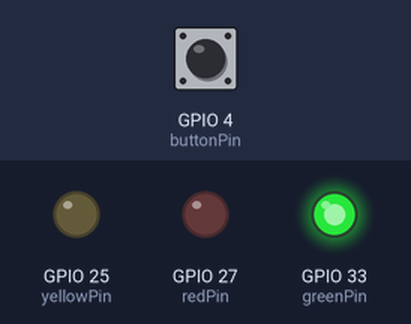
Bench run of a program on a simulated ESP32. Shown: output pins drawn as LEDs (lit = HIGH). The test bench sets the inputs (shaded band); at power-on: GPIO 4 (buttonPin) HIGH.

Above: at 15.0 s.
At 32.0 s:
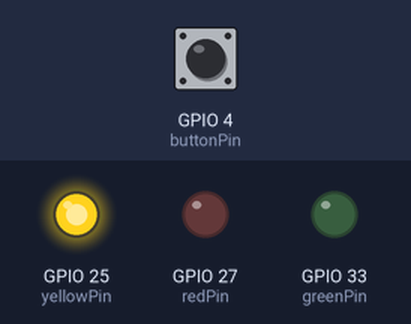
At 47.0 s:
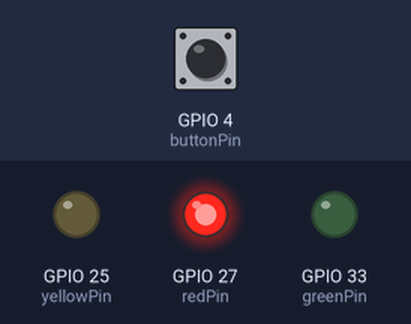
Timing chart, 0 to 78.0 s (numbered marks = the images above):
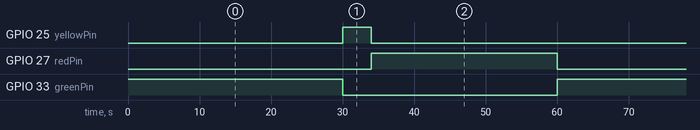

The program:

main.cpp
```cpp
#include <Arduino.h>
#include <TrafficLight.h>

//LED's settings
int redPin = 27;
int yellowPin = 25;
int greenPin = 33;

int pwmRedChannel = 0;
int pwmYellowChannel = 1;
int pwmGreenChannel = 2;

int defaultFreq = 5000;
int defaultBits = 10;
int activeDuty = 1023;
int inactiveDuty = 0;

unsigned long greenLightTime = 30000;
unsigned long minGreenLightTime = 15000;
unsigned long yellowLightTime = 4000;
unsigned long redLightTime = 26000;

TrafficLight currentTrafficLight = TrafficLight::GREEN;

unsigned long millisSinceLastLight = 0;
unsigned long lastLightInstant = 0;

//Button settings
int buttonPin = 4;

int previousButtonState = HIGH;
bool hasAcceptedClickBefore = false;

unsigned long buttonCooldown = 10000;
unsigned long millisSinceLastClick = 0;
unsigned long lastClickInstant = 0;

bool hasPedestrianRequestedPassage = false;

void manageTrafficLight();
void activateTrafficLight();
void handlePedestrianButton();

void setup() {
  ledcSetup(pwmRedChannel, defaultFreq, defaultBits);
  ledcAttachPin(redPin, pwmRedChannel);

  ledcSetup(pwmYellowChannel, defaultFreq, defaultBits);
  ledcAttachPin(yellowPin, pwmYellowChannel);

  ledcSetup(pwmGreenChannel, defaultFreq, defaultBits);
  ledcAttachPin(greenPin, pwmGreenChannel);

  pinMode(buttonPin, INPUT_PULLUP);

  activateTrafficLight();
}

void loop() {
  manageTrafficLight();
  handlePedestrianButton();
}

void handlePedestrianButton() {
  int buttonState = digitalRead(buttonPin);
  unsigned long currentMillis = millis();
  millisSinceLastClick = currentMillis - lastClickInstant;

  bool hasButtonJustBeenPressed = previousButtonState == HIGH && buttonState == LOW;

  bool clickCooldownFinished = !hasAcceptedClickBefore || millisSinceLastClick >= buttonCooldown;

  if (hasButtonJustBeenPressed && currentTrafficLight == TrafficLight::GREEN && clickCooldownFinished) {
    hasPedestrianRequestedPassage = true;
    lastClickInstant = currentMillis;
    hasAcceptedClickBefore = true;
  }

  previousButtonState = buttonState;
}

void manageTrafficLight() {
  unsigned long currentMillis = millis();
  millisSinceLastLight = currentMillis - lastLightInstant;

  if (millisSinceLastLight >= yellowLightTime && currentTrafficLight == TrafficLight::YELLOW) {
    currentTrafficLight = TrafficLight::RED;
    activateTrafficLight();
    lastLightInstant = currentMillis;
  } else if (
    (millisSinceLastLight >= greenLightTime && currentTrafficLight == TrafficLight::GREEN) ||
  (hasPedestrianRequestedPassage == true && millisSinceLastLight >= minGreenLightTime && currentTrafficLight == TrafficLight::GREEN)
) {
    currentTrafficLight = TrafficLight::YELLOW;
    activateTrafficLight();
    lastLightInstant = currentMillis;
    hasPedestrianRequestedPassage = false;
  } else if (millisSinceLastLight >= redLightTime && currentTrafficLight == TrafficLight::RED) {
    currentTrafficLight = TrafficLight::GREEN;
    activateTrafficLight();
    lastLightInstant = currentMillis;
  }

}

void activateTrafficLight() {
  switch (currentTrafficLight) {
    case TrafficLight::RED:
      ledcWrite(pwmRedChannel, activeDuty);
      ledcWrite(pwmGreenChannel, inactiveDuty);
      ledcWrite(pwmYellowChannel, inactiveDuty);
      break;
    case TrafficLight::YELLOW:
      ledcWrite(pwmYellowChannel, activeDuty);
      ledcWrite(pwmGreenChannel, inactiveDuty);
      ledcWrite(pwmRedChannel, inactiveDuty);
      break;
    case TrafficLight::GREEN:
      ledcWrite(pwmGreenChannel, activeDuty);
      ledcWrite(pwmRedChannel, inactiveDuty);
      ledcWrite(pwmYellowChannel, inactiveDuty);
      break;
  }
}
```

TrafficLight.h
```cpp
#ifndef TRAFFIC_LIGHT_H
#define TRAFFIC_LIGHT_H

enum class TrafficLight {
    RED,
    YELLOW,
    GREEN
};

#endif
```

Measured:
- by itself, GPIO 25 (yellowPin): alternates HIGH for 4.0 s and LOW for 56.0 s
- by itself, GPIO 27 (redPin): alternates HIGH for 26.0 s and LOW for 34.0 s
- by itself, GPIO 33 (greenPin): alternates HIGH for 30.0 s and LOW for 30.0 s
